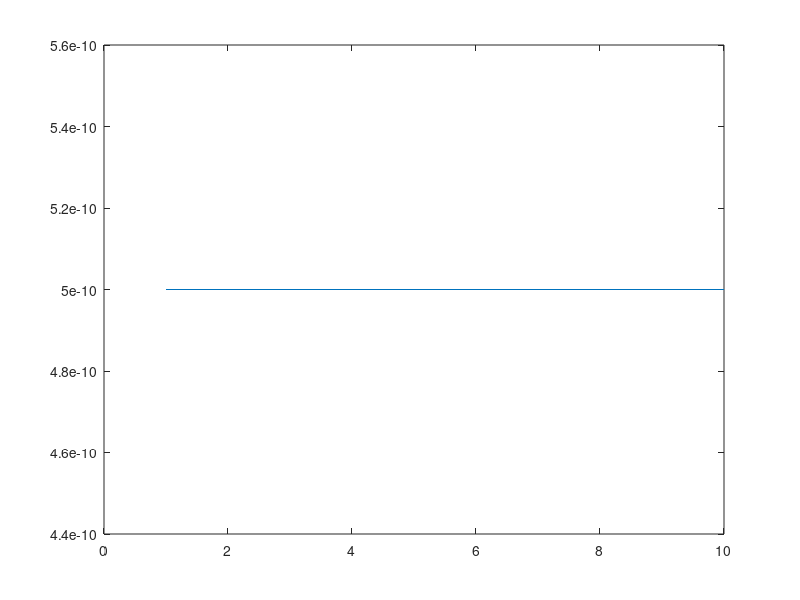

MATLAB code for this plot:
%% Non-linear analysis of a straight bar
clc                                     %Clears command window
clear all                               %Clears workspace

%% Geometry and material properties
L = 1;                                  %Length of bar
E = 200E09;                             %Young's Modulus
nu = 0.25;
A = 1;                                  %Area of Cross section
t = 1;                                  %Thickness
P = 100;                                %concentrated load
q0 = 0;                                 %uniform load

%% Meshing
ne = 1;                                 %Number of elements
nne = 2;                                %Number of nodes per element
nn = ne+1;                              %Number of nodes
dofn = 1;                               %Degrees of freedom per node
dofe = dofn*nne;                        %Degrees of freedom per element
tdof = dofn*nn;                         %Total degrees of freedom
le = L/ne;                              %length of each element
CONN = zeros(ne, dofe);                 %Initializing connectivity matrix
for ii=1:ne
    %CONN(ii,:) = ii:ii+1;
    CONN(ii,:) = (dofe-1)*(ii-1)+1: dofe + (dofe-1)*(ii-1);
end

%% Initial guess for loop
ui=[0;0];               %i+1th guess
delu = [0;0];           %delta x
u1=[0;0];               %Initial guess
sumsq1 = 0;
sumsq2 = 0;
conv = 10;
Fload = [10,20,30,40,50,60,70,80,90,100];
displacement = zeros(10,1);
z=1;

for z=1:10
    KG = zeros(tdof);                                               %Initializing global stiffness matrix
    FG = zeros(tdof,1);                                            %Initializing global load matrix   
    KTG = zeros(tdof);                                              %Inititalizing tangent matrix
        
    D=E;
        
    for i = 1:ne
        Ke = zeros(dofe);
        Kt = zeros(dofe);
        Fe = zeros(dofe,1);
        Kg = zeros(dofe);
        
        phi_z = 1/2*[-1,1];
        Bl = 2/le*phi_z;
        Bnl = (ui)'*4/le^2*phi_z'*phi_z;
                
        Kle = (Bl')*D*Bl;
        Knle1 = (Bnl')*D*Bl;
        Knle2 = (Bl')*D*Bnl;
        Knle3 = (Bnl')*D*Bnl;

        Nxx = E*(Bl+Bnl/2)*(ui)*le;
        
        Kg = phi_z'*4*Nxx/le^2*phi_z*A +Kg;
        
        Ke = Kle+Knle1+Knle2+Knle3;
        Kt = Kle+Knle1+Knle2+Knle3+Kg;
        
        
        for j = 1:dofe
            for k = 1:dofe
                KG(CONN(i,j), CONN(i,k)) = KG(CONN(i,j), CONN(i,k)) + Ke(j,k);
                KTG(CONN(i,j), CONN(i,k)) = KTG(CONN(i,j), CONN(i,k)) + Kt(j,k);
            end
                %FGU(CONN(i,j),1) = FGU(CONN(i,j),1) + FE(j,1);
        end
    end

    %% Preaparing solving matrices and applying boundary conditions
    KGR = KG;
    FGR = FG;
    UGR = zeros(tdof,1);
    KG(1,:) = [];
    KG(:,1) = [];
    FG(2,1) = P;
    FG(1,:) = [];
    KTG(1,:) = [];
    KTG(:,1) = [];


    %% Netwon-Raphson
    DelF = FG-KG*ui(2);
    delu(2) = KTG\DelF;
    ui = ui+delu;

    conv = norm(delu);

    displacement(z,1) = ui(2,1);
    z=z+1;
end



plot(displacement)

